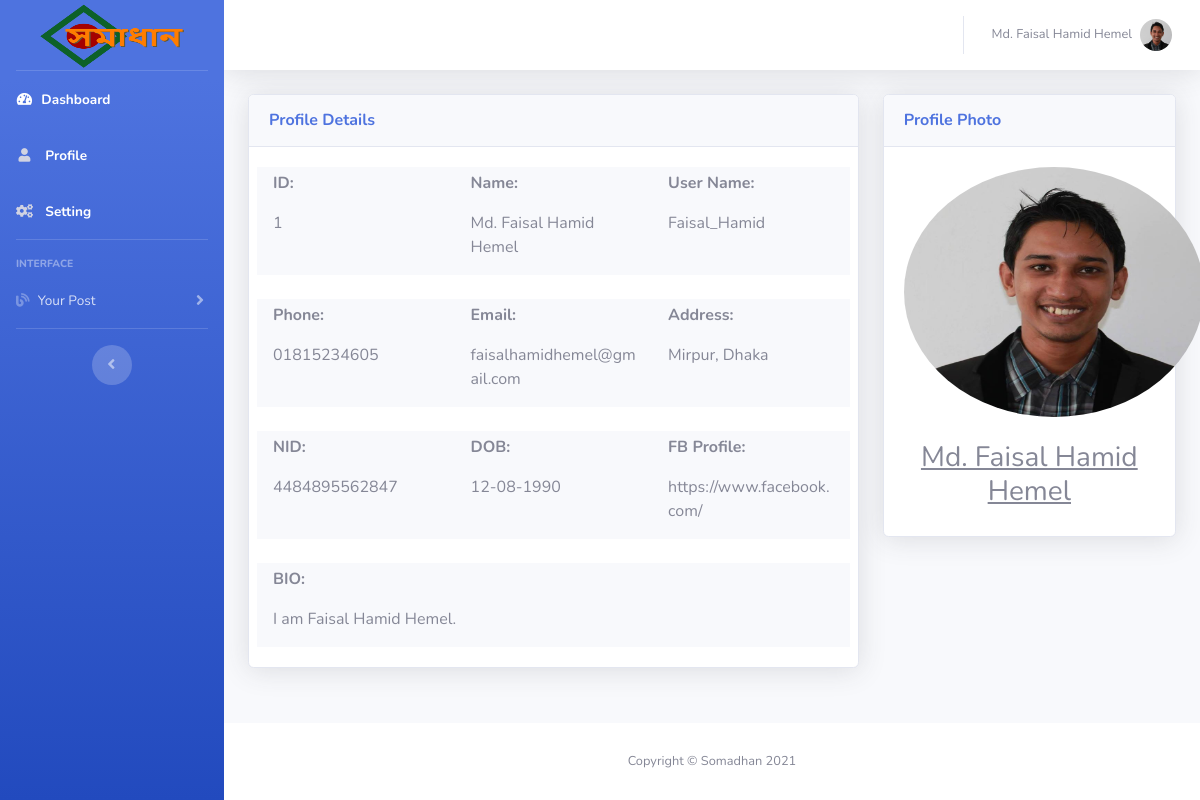
Screenshot of /user/profile.php (signed in) with the database file from the repository.
### tables this page shows
CREATE TABLE `users` (
  `id` int(4) NOT NULL,
  `fullname` varchar(255) NOT NULL,
  `username` varchar(255) NOT NULL,
  `password` varchar(255) NOT NULL,
  `email` varchar(255) NOT NULL,
  `phone` varchar(255) NOT NULL,
  `nid` varchar(255) NOT NULL,
  `dob` varchar(255) NOT NULL,
  `address` varchar(255) NOT NULL,
  `avater` mediumtext NOT NULL,
  `bio` varchar(255) NOT NULL,
  `fbprofile` varchar(255) NOT NULL,
  `active` varchar(255) NOT NULL,
  `report` varchar(255) NOT NULL
);

### user/profile.php (the view, shortened to what this page needs)
<?php
	include "inc/header.php";
	$bio = "Null";
?>
<?php
	$user = $_SESSION['username'];
	$query = "SELECT * FROM users WHERE username = '$user'";
	$showPost = mysqli_query($connection, $query);
	while ($row = mysqli_fetch_assoc($showPost)) {
		$id          = $row['id'];
      	$fullname    = $row['fullname'];
        $username    = $row['username'];
        $email       = $row['email'];
        $phone       = $row['phone'];
        $nid         = $row['nid'];
        $dob         = $row['dob'];
        $address     = $row['address'];
        $fbprofile   = $row['fbprofile'];
        $bio    	 = $row['bio'];
	}
?>
        <div class="container-fluid">
	        <div class="row">
	            <div class="col-xl-8 col-lg-7">
	              <div class="card shadow mb-4">
	                <div class="card-header py-3 d-flex flex-row align-items-center justify-content-between">
	                  <h6 class="m-0 font-weight-bold text-primary">Profile Details</h6>
	                </div>
	                <div class="card-body">
	                    <div class="contaner">
	                    	<div class="row">
	                    		<div class="col-md-4 bg-light">
	                    			<div class="m-1">
	                    				<b><p>ID: </p></b>
	                    				<p><?php echo $id; ?></p>
	                    			</div>
	                    		</div>
	                    		<div class="col-md-4 bg-light">
	                    			<div class="m-1">
	                    				<b><p>Name: </p></b>
	                    				<p><?php echo $fullname; ?></p>
	                    			</div>
	                    		</div>
	                    		<div class="col-md-4 bg-light">
	                    			<div class="m-1">
	                    				<b><p>User Name: </p></b>
	                    				<p><?php echo $username; ?></p>
	                    			</div>
	                    		</div>
	                    	</div><br>
	                    	<div class="row">
	                    		<div class="col-md-4 bg-light">
	                    			<div class="m-1">
	                    				<b><p>Phone: </p></b>
	                    				<p><?php echo $phone; ?></p>
	                    			</div>
	                    		</div>
	                    		<div class="col-md-4 bg-light">
	                    			<div class="m-1">
	                    				<b><p>Email: </p></b>
	                    				<p><?php echo $email; ?></p>
	                    			</div>
	                    		</div>
	                    		<div class="col-md-4 bg-light">
	                    			<div class="m-1">
	                    				<b><p>Address: </p></b>
	                    				<p><?php echo $address; ?></p>
	                    			</div>
	                    		</div>
	                    	</div><br>
	                    	<div class="row">
	                    		<div class="col-md-4 bg-light">
	                    			<div class="m-1">
	                    				<b><p>NID: </p></b>
	                    				<p><?php echo $nid; ?></p>
	                    			</div>
	                    		</div>
	                    		<div class="col-md-4 bg-light">
	                    			<div class="m-1">
	                    				<b><p>DOB: </p></b>
	                    				<p><?php echo $dob; ?></p>
	                    			</div>
	                    		</div>
	                    		<div class="col-md-4 bg-light">
	                    			<div class="m-1">
	                    				<b><p>FB Profile: </p></b>
	                    				<p><?php echo $fbprofile; ?></p>
	                    			</div>
	                    		</div>
	                    	</div><br>
	                    	<div class="row">
	                    		<div class="col-md-12 bg-light">
	                    			<div class="m-1">
	                    				<b><p>BIO: </p></b>
	                    				<p><?php echo $bio; ?></p>
	                    			</div>
	                    		</div>
	                    	</div>
	                    </div>
	                </div>
	              </div>
	            </div>
	            <div class="col-xl-4 col-lg-5">
	              <div class="card shadow mb-4">
	                <div class="card-header py-3 d-flex flex-row align-items-center justify-content-between">
	                  <h6 class="m-0 font-weight-bold text-primary">Profile Photo</h6>
	                </div>
	                <div class="card-body">
	                  	<div class="text-center">
						  <img class="img-profile rounded-circle" width="300" height="250" src="img/users/<?php echo $_SESSION['avater'];  ?>">
						</div>
						<br>
						<div>
							<center><h3><u><?php echo $fullname; ?></u></h3></center>
						</div>
	                </div>
	              </div>
	            </div>
	        </div>
        </div>
    </div>
<?php include "inc/footer.php"; ?>

### rows the page displays
users: id "1", fullname "Md. Faisal Hamid Hemel", username "Faisal_Hamid", phone "01815234605", email "faisalhamidhemel@gmail.com", address "Mirpur, Dhaka", nid "4484895562847", dob "12-08-1990", fbprofile "https://www.facebook.com/", bio "I am Faisal Hamid Hemel."

### other values shown
$_SESSION['fullname'] "Md. Faisal Hamid Hemel"
